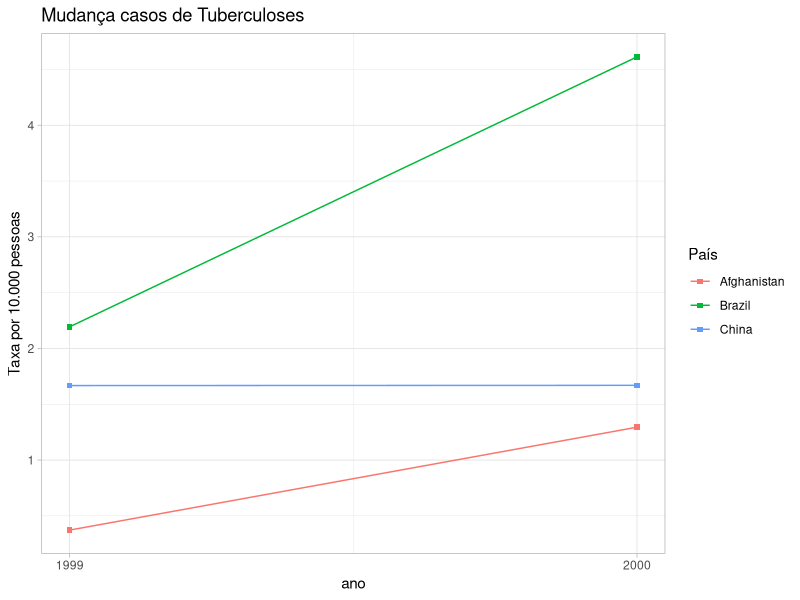

This figure's R source:
## ---- chunk 1
knitr::opts_chunk$set(message = FALSE, warning = FALSE)
## ---- chunk 2
library(tidyverse)

## ---- chunk 3
tidyr::table1 %>%
  knitr::kable(caption = "Table 1. Tidy format")
## ---- chunk 4
tidyr::table2 %>%
  knitr::kable(caption = "Table 2. Not tidy format")
## ---- chunk 5
tidyr::table3 %>%
  knitr::kable(caption = "Table 3. Not tidy format") 
## ---- chunk 6
tidyr::table4a %>%
  knitr::kable(caption = "Table 4a. Not tidy format") 
## ---- chunk 7
tidyr::table4b %>%
  knitr::kable(caption = "Table 4b. Not tidy format") 
## ---- chunk 8
taxas <- with(tidyr::table1, cases / population * 10000)
taxas
## ---- chunk 9
tidyr::table1 %>% dplyr::group_by(year) %>% 
  dplyr::summarise(total_cases = sum(cases))
## ---- chunk 10
tidyr::table1 %>% 
  dplyr::group_by(country) %>% 
  dplyr::summarise(total_cases = sum(cases))
## ---- chunk 11
tidyr::table1 %>% dplyr::select(-population)
## ---- chunk 12
tidyr::table1 %>% 
  dplyr::mutate(taxas = cases / population * 10000)  %>% 
  ggplot2::ggplot(ggplot2::aes(year, taxas, group = country)) +
  ggplot2::geom_line(ggplot2::aes(color = country)) + 
  ggplot2::geom_point(ggplot2::aes(color = country), shape = 15) +
  ggplot2::scale_x_continuous(breaks = c(1999, 2000)) +
  ggplot2::labs(title = "Mudança casos de Tuberculoses", x = "ano",
                y = "Taxa por 10.000 pessoas") +
  ggplot2::scale_color_discrete("País") +
  ggplot2::theme_light()

 vignette("ggplot2-specs")
## ---- chunk 13
table2 %>% tidyr::pivot_wider(id_cols = c("country", "year"), 
                              names_from = type, values_from = count) %>% 
  dplyr::mutate(taxas = cases / population * 10000) %>% 
  knitr::kable(caption = "Formato tidy")

## ---- chunk 14
library(magrittr)

table4a %<>% tidyr::pivot_longer(cols = c("1999", "2000"), names_to = "year", 
                                values_to = "cases", values_transform = as.integer)

table4b %<>% tidyr::pivot_longer(cols = c("1999", "2000"), names_to = "year", 
                                values_to = "population", values_transform = as.integer)

table_ab <- dplyr::inner_join(table4a, table4b, by = c("country", "year"))
table_ab %>% knitr::kable(caption = "Inner join")

## ---- chunk 15
table3 %>% 
  tidyr::separate(col = rate, into = c("cases", "population"), 
                  sep = "/", convert = TRUE) %>% 
  knitr::kable(caption = "Formato tidy")

